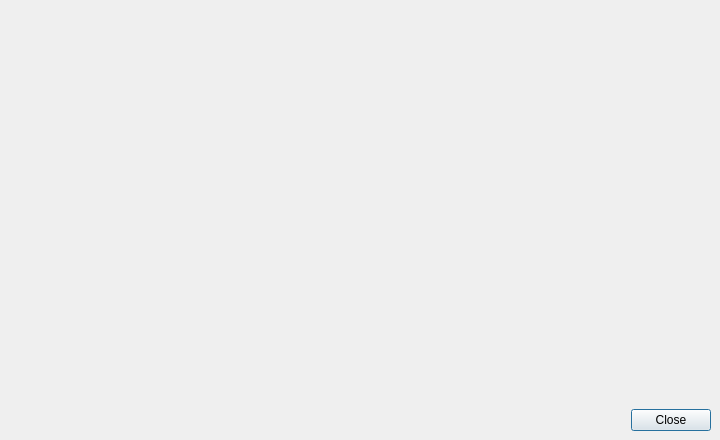
<?xml version="1.0" encoding="UTF-8"?>
<ui version="4.0">
 <class>ScriptOutputDialog</class>
 <widget class="QDialog" name="ScriptOutputDialog">
  <property name="geometry">
   <rect>
    <x>0</x>
    <y>0</y>
    <width>720</width>
    <height>440</height>
   </rect>
  </property>
  <layout class="QVBoxLayout" name="verticalLayout">
   <property name="spacing">
    <number>0</number>
   </property>
   <property name="leftMargin">
    <number>0</number>
   </property>
   <property name="topMargin">
    <number>0</number>
   </property>
   <property name="rightMargin">
    <number>0</number>
   </property>
   <property name="bottomMargin">
    <number>0</number>
   </property>
   <item>
    <widget class="TerminalWidget" name="output"/>
   </item>
   <item>
    <layout class="QHBoxLayout" name="horizontalLayout">
     <property name="leftMargin">
      <number>9</number>
     </property>
     <property name="topMargin">
      <number>9</number>
     </property>
     <property name="rightMargin">
      <number>9</number>
     </property>
     <property name="bottomMargin">
      <number>9</number>
     </property>
     <item>
      <widget class="QLabel" name="status"/>
     </item>
     <item>
      <widget class="QDialogButtonBox" name="button_box">
       <property name="standardButtons">
        <set>QDialogButtonBox::Close</set>
       </property>
      </widget>
     </item>
    </layout>
   </item>
  </layout>
 </widget>
 <customwidgets>
  <customwidget>
   <class>TerminalWidget</class>
   <extends>QWidget</extends>
   <header>client/desktop/terminal/terminal_widget.h</header>
   <container>1</container>
  </customwidget>
 </customwidgets>
 <resources/>
 <connections/>
</ui>
